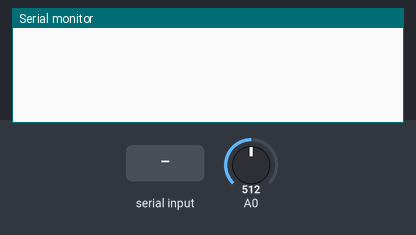
This sketch was run on a simulated Arduino Uno, built with avr-gcc and run on an emulated ATmega328P. On the bench: the last lines printed to the serial monitor. The test bench sets the inputs (shaded band); at power-on: A0 = 512.

Above: at 1.2 s.
1.3 s: ":\n" received over the second serial link
At 3.1 s:
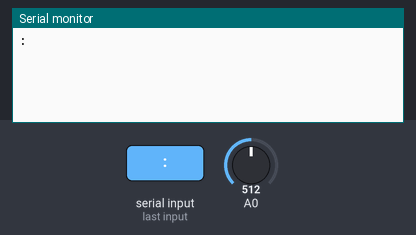
3.8 s: "5\n" received over the second serial link
At 5.3 s:
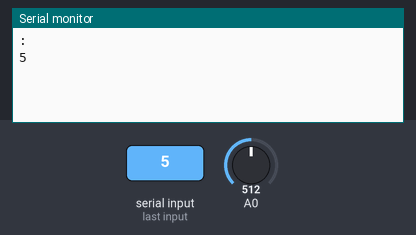

The sketch:

Arduino_SoftSerial.ino
```cpp
#include <SoftwareSerial.h>

#define rxPin 10
#define txPin 11

SoftwareSerial Arduino_SoftSerial(rxPin, txPin);

void setup() {
  // LDR - Sensor de teste
  pinMode(A0, INPUT);

  Serial.begin(9600);

  Arduino_SoftSerial.begin(14400);
}

void loop() {
  Arduino_SoftSerial.listen();
  String data = getDataSerial();

  Serial.println(data);

  int indexOfDelimiter = data.indexOf(":");

  String action = data.substring(0, indexOfDelimiter);
  uint8_t pin = data.substring(indexOfDelimiter + 1).toInt();

  data = "A0=" + String(analogRead(pin));
  postDataSerial(data);

  delay(100);
}


String getDataSerial() {
  String data;

  if (Arduino_SoftSerial.available() > 0)
    data = Arduino_SoftSerial.readStringUntil('\r');

  return data;
}

void postDataSerial(String data) {
  data = data + "\r";

  Arduino_SoftSerial.print(data);
}
```

Measured:
- after the input at 1.3 s, the serial monitor: prints a new line after 1.1 s (image 1)
- after the input at 3.8 s, the serial monitor: prints a new line after 1.0 s (image 2)
